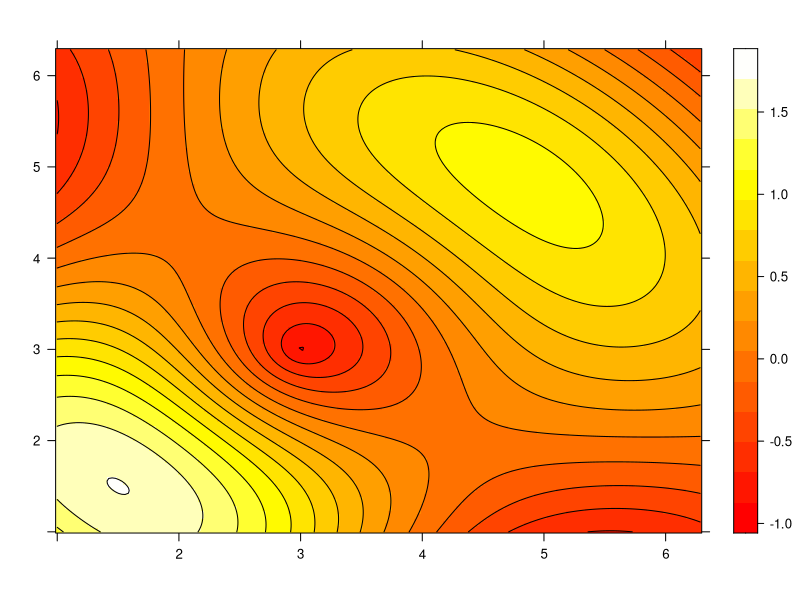

The R script that drew this image:
library("lattice")

x <- seq(1.0, 2*pi, length.out=200)
y <- seq(1.0, 2*pi, length.out=200)

r1 <- as.vector(sqrt(outer(x^2, y^2, "+")))
r2 <- as.vector(sqrt(outer((x-3)^2, (y-3)^2, "+")))

grid <- expand.grid(x=x, y=y)
grid$z <- sin(r1) + sin(r2)

levelplot(z ~ x*y,
          data=grid,
          xlab="",
          ylab="",
          main="",
          contour=TRUE,
          col.regions = heat.colors(200))
